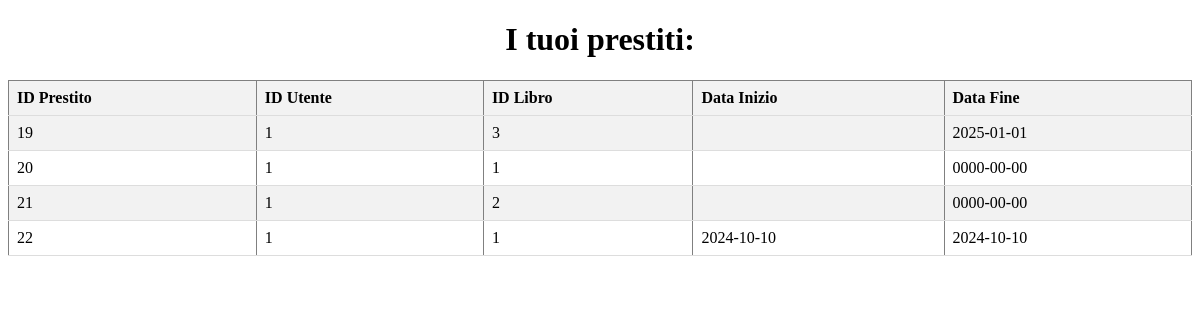
Before: /gestore.php?action=visualizza (signed in) with the older database file.
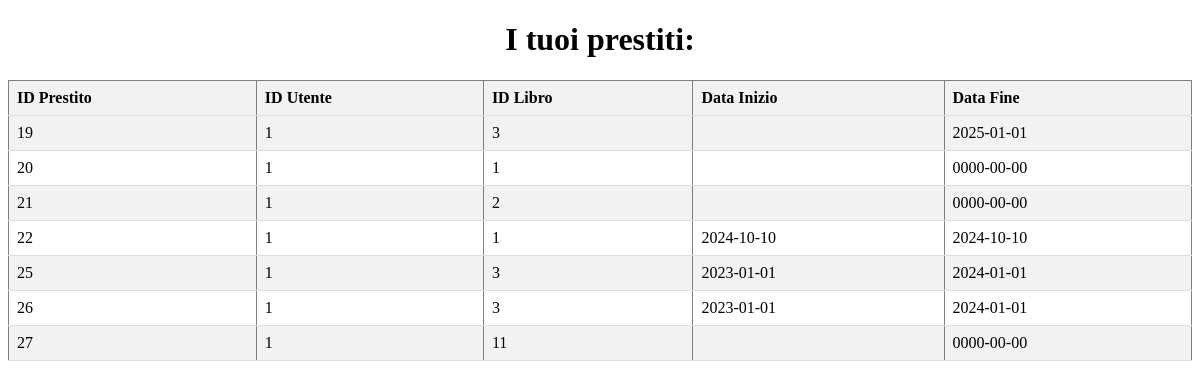
After: the same page with the newer database file.
### tables this page shows
CREATE TABLE `prestiti` (
  `PK_Id_prestito` int(11) NOT NULL,
  `FK_Id_utente` int(11) NOT NULL,
  `FK_Id_libro` int(11) NOT NULL,
  `Scadenza_prestito` date NOT NULL,
  `inizio_prestito` date DEFAULT NULL
);

### gestore.php (the view, shortened to what this page needs)
<!DOCTYPE html>
<html lang="en">
<head>
</head>
<body>
<?php
$user = $_SESSION['username'];
$servername = "localhost";
$username = "root";
$password = "Ruozzi1234";
$dbname = "bibliotrack";
$id_utente = null;
$conn = new mysqli($servername, $username, $password, $dbname);
$sql = "SELECT PK_Id_utente FROM utenti WHERE fk_user = '$user'";
$result = $conn->query($sql);
if ($result->num_rows > 0) {
    $row = $result->fetch_assoc();
    $id_utente = $row['PK_Id_utente'];
} else {
    echo "Nessun ID utente trovato per l'utente $username.";
}
if (isset($_SESSION['username'])) {
    if (isset($_GET['action'])) {
        $action = $_GET['action'];
        switch ($action) {
            case 'visualizza':
                $conn = new mysqli($servername, $username, $password, $dbname);
                $sql = "SELECT PK_Id_prestito, FK_Id_utente, FK_Id_libro, inizio_prestito, Scadenza_prestito FROM prestiti WHERE FK_id_utente = '$id_utente'";
                $result = $conn->query($sql);
                if ($result->num_rows > 0) {
                    echo "<div><h1>I tuoi prestiti:</h1></div>";
                    echo "<table border='1'>";
                    echo "<tr><th>ID Prestito</th><th>ID Utente</th><th>ID Libro</th><th>Data Inizio</th><th>Data Fine</th></tr>";
                    while ($row = $result->fetch_assoc()) {
                        echo "<tr>";
                        echo "<td>" . $row["PK_Id_prestito"] . "</td>";
                        echo "<td>" . $row["FK_Id_utente"] . "</td>";
                        echo "<td>" . $row["FK_Id_libro"] . "</td>";
                        echo "<td>" . $row["inizio_prestito"] . "</td>";
                        echo "<td>" . $row["Scadenza_prestito"] . "</td>";
                        echo "</tr>";
                    }
                    echo "</table>";
                } else {
                    echo "<p>Non hai prestiti attivi al momento.</p>";
                }
                break;
        }
    } else {
        echo "Nessuna azione specificata.";
    }
} else {
    echo "Devi loggarti";
}
?>
</body>
</html>

Changed rows visible on the page:
added prestiti: PK_Id_prestito "25", FK_Id_utente "1", FK_Id_libro "3", inizio_prestito "2023-01-01", Scadenza_prestito "2024-01-01"
added prestiti: PK_Id_prestito "26", FK_Id_utente "1", FK_Id_libro "3", inizio_prestito "2023-01-01", Scadenza_prestito "2024-01-01"
added prestiti: PK_Id_prestito "27", FK_Id_utente "1", FK_Id_libro "11", Scadenza_prestito "0000-00-00"
